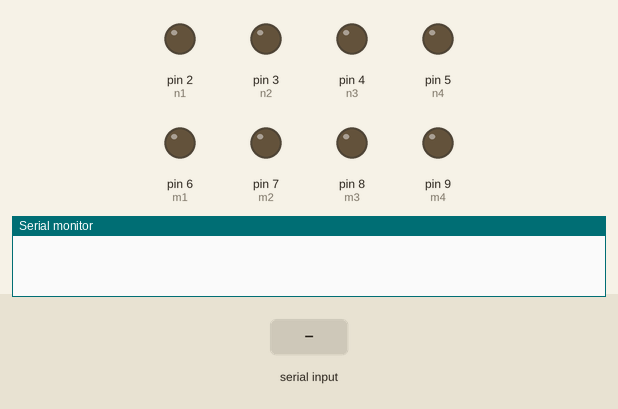
Recording of a sketch running on a simulated Arduino Uno, built with avr-gcc and run on an emulated ATmega328P. Shown: output pins drawn as LEDs (lit = HIGH), the last lines printed to the serial monitor. Inputs (shaded band) come from the test bench.

Above: at 1.2 s.
1.3 s: "F" received over Serial
At 1.8 s:
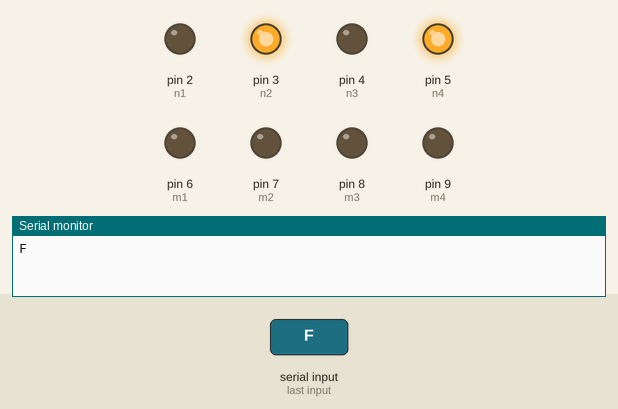
2.8 s: "B" received over Serial
At 4.0 s:
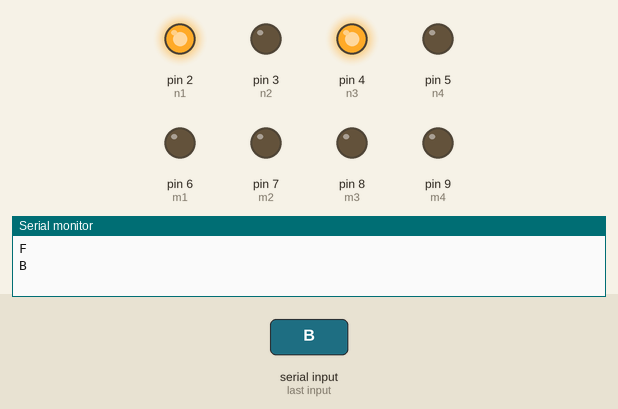
4.3 s: "L" received over Serial
At 5.3 s:
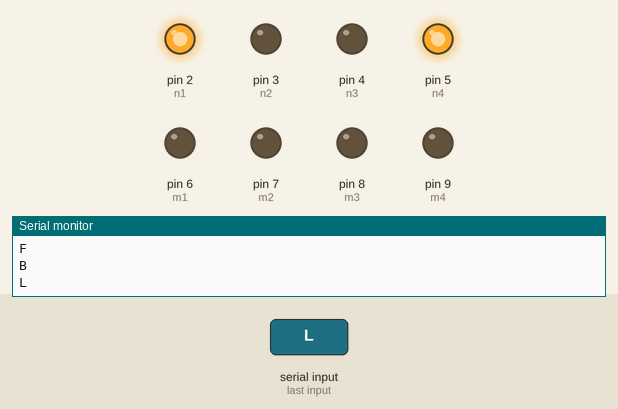
5.8 s: "R" received over Serial
At 6.5 s:
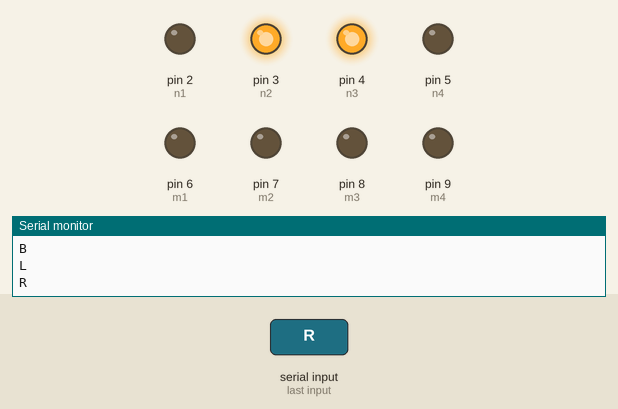
7.3 s: "T" received over Serial
At 7.6 s:
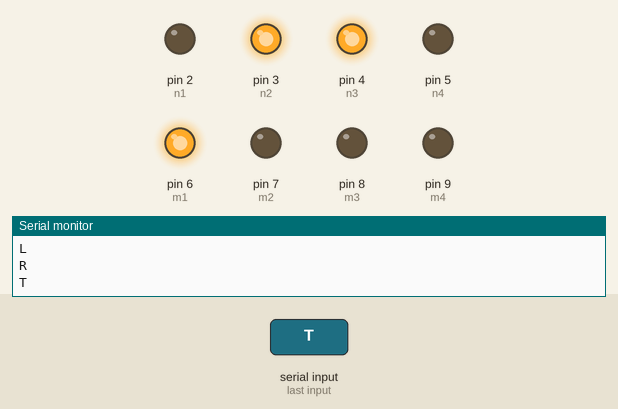
10.3 s: "X" received over Serial
At 11.1 s:
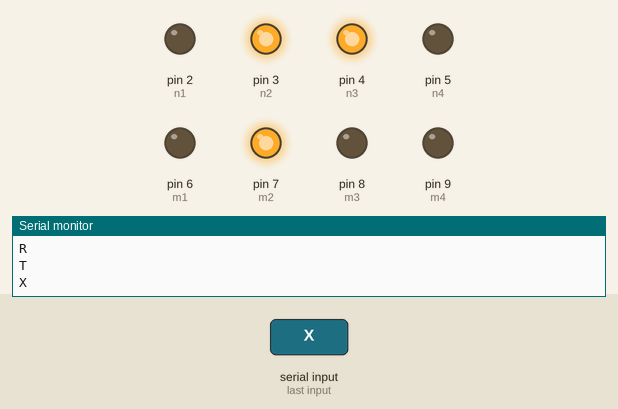
Timing chart, 0 to 13.3 s (numbered marks = the images above; inputs shaded):
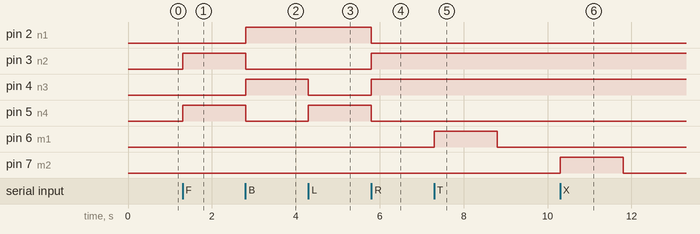

The sketch:

Pick_Drop_voice_controlled.ino
```cpp
int n1 = 2, n2 = 3, n3 = 4, n4 = 5, m1 = 6, m2 = 7, m3 = 8, m4 = 9;
char command;

void setup()
{
  pinMode(n1, OUTPUT);
  pinMode(n2, OUTPUT);
  pinMode(n3, OUTPUT);
  pinMode(n4, OUTPUT);
  pinMode(m1, OUTPUT);
  pinMode(m2, OUTPUT);
  pinMode(m3, OUTPUT);
  pinMode(m4, OUTPUT);
  Serial.begin(9600); // Start serial communication with the Bluetooth module
}

void loop() {
  if (Serial.available() > 0) {
    command = Serial.read();
    Serial.println(command);
    if(command == 'F')
      backward();
    else if (command== 'B')
      forward();
    else if (command == 'L')
      left();
    else if (command == 'R')
      right();
    else if (command =='0') {
      stop();
      stop_gripper();
      stop_hand();
    }
    else if(command == 'T')
      open();
    else if(command == 'X')
      close();
    else if(command == 'S')
        up();
    else if(command == 'C')
      down();
  }
}

void forward() {
  digitalWrite(n1, HIGH);
  digitalWrite(n2, LOW);
  digitalWrite(n3, HIGH);
  digitalWrite(n4, LOW);
}

void backward() {
  digitalWrite(n1, LOW);
  digitalWrite(n2, HIGH);
  digitalWrite(n3, LOW);
  digitalWrite(n4, HIGH);
}

void left() {
  digitalWrite(n1, HIGH);
  digitalWrite(n2, LOW);
  digitalWrite(n3, LOW);
  digitalWrite(n4, HIGH);
}

void right() {
  digitalWrite(n1, LOW);
  digitalWrite(n2, HIGH);
  digitalWrite(n3, HIGH);
  digitalWrite(n4, LOW);
}

void stop() {
  digitalWrite(n1, LOW);
  digitalWrite(n2, LOW);
  digitalWrite(n3, LOW);
  digitalWrite(n4, LOW);
}

void open() {
  digitalWrite(m1, HIGH);
  digitalWrite(m2, LOW);
  delay(1500);
  stop_gripper();
}

void close() {
  digitalWrite(m1, LOW);
  digitalWrite(m2, HIGH);
  delay(1500);
  stop_gripper();
}

void up() {
  digitalWrite(m3, HIGH);
  digitalWrite(m4, LOW);
  delay(1500);
  stop_hand();
}

void down() {
  digitalWrite(m3, LOW);
  digitalWrite(m4, HIGH);
  delay(1500);
  stop_hand();
}

void stop_gripper() {
  digitalWrite(m1, LOW);
  digitalWrite(m2, LOW);
}

void stop_hand() {
  digitalWrite(m3, LOW);
  digitalWrite(m4, LOW);
}
```

Measured:
- after the input at 1.3 s, pin 3 (n2), pin 5 (n4): LOW → HIGH at once
- after the input at 2.8 s, pin 2 (n1), pin 4 (n3): LOW → HIGH at once; pin 3 (n2), pin 5 (n4): HIGH → LOW at once
- after the input at 4.3 s, pin 4 (n3): HIGH → LOW at once; pin 5 (n4): LOW → HIGH at once
- after the input at 5.8 s, pin 2 (n1), pin 5 (n4): HIGH → LOW at once; pin 3 (n2), pin 4 (n3): LOW → HIGH at once
- after the input at 7.3 s, pin 6 (m1): LOW → HIGH at once, → LOW 1.5 s later
- after the input at 10.3 s, pin 7 (m2): LOW → HIGH at once, → LOW 1.5 s later
